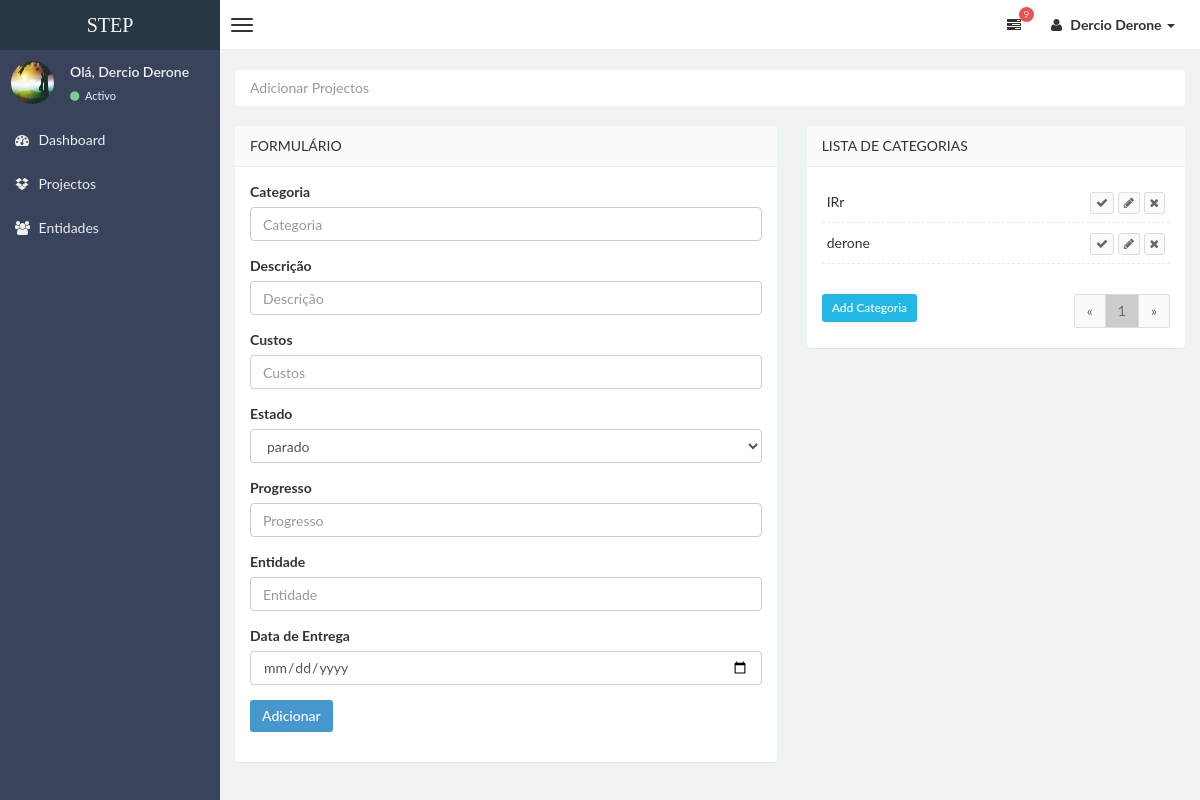
/projectos/add (signed in), run on an earlier commit of the app's database.
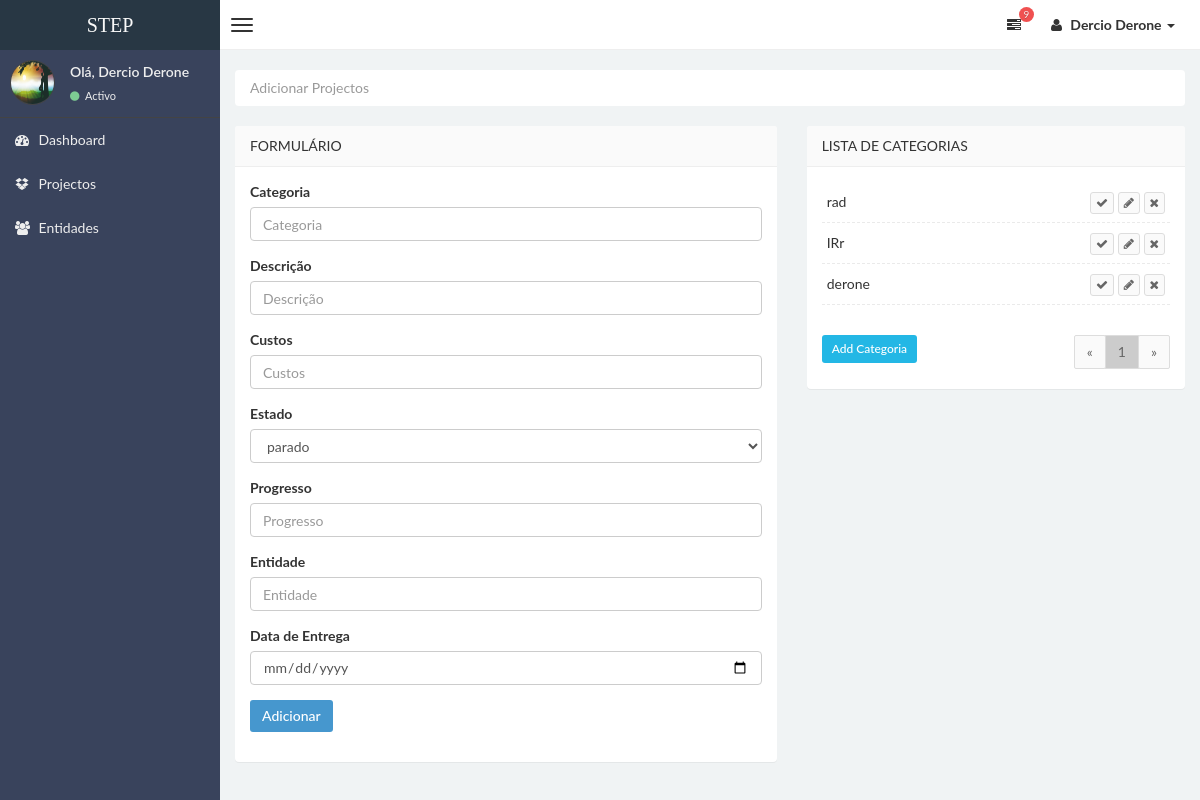
And on a later commit of the database.
### stepsite/models.py (models this page shows, shortened)
class Categorias(db.Model):
    id = db.Column(db.Integer,primary_key=True)
    nome = db.Column(db.String(50), nullable=False)
    idUser = db.Column(db.Integer, db.ForeignKey('usuarios.id'),nullable=False)
    projectos = db.relationship('Projectos', backref='categorias', lazy=True)

### stepsite/projectos/routes.py (the view, shortened to what this page needs)
@projects.route("/projectos/add",methods=['GET','POST'])
@login_required
def addprojectos():
    page = request.args.get('page',1, type=int)
    en = request.args.get('en',0, type=int)
    form = FormProjectos()
    if en is not 0:
        form.custos.data = 0
        form.progresso.data = 0
        entidade = Entidades.query.get(en)
        form.idEntidade.data = entidade.id
        form.entidade.data = entidade.nome
    per_page = 4
    result = Categorias.query.order_by(Categorias.id.desc()).filter_by(idUser=current_user.id).paginate(page=page,per_page=per_page)
    if request.method == 'POST':
        form.custos.data = request.form['custos']
        form.progresso.data = request.form['progresso']
        form.dataEntrega.data = request.form['dataEntrega']
        form.estado.data = request.form['estado']
    return render_template("addprojectos.html",title="STEP | Adicionar Projectos",result=result,form=form,en=en,curpage=page)

### stepsite/projectos/forms.py
class FormProjectos(FlaskForm):
    descricao = StringField('Descrição', validators=[DataRequired(),length(min=3,max=100,message="Só é permetido nome no intervalo de 3 a 100 dígitos.")])
    idCategoria = StringField('Id da Categoria',validators=[DataRequired()])
    idProjecto = IntegerField('Identificador')
    categoria = StringField('Categoria', validators=[DataRequired()])
    custos = DecimalField('Custos', validators=[DataRequired(message="Este campo é obrigatório.")])
    estado = StringField('estado', validators=[DataRequired()])
    progresso = IntegerField('Progresso', validators=[DataRequired(message="Este campo é obrigatório."),length(max=3,message="O progresso de um projecto vai de 0 a 100%.")])
    idEntidade = StringField('Id da Entidade',validators=[DataRequired()])
    entidade = StringField('Entidade', validators=[DataRequired()])
    dataEntrega = DateField('Data Entrega',validators=[DataRequired(message="Este campo é obrigatório.")])
    submit = SubmitField('Adicionar')

### stepsite/models.py (called while the page is built)
@login_manager.user_loader
def load_user(user_id):
    return Usuarios.query.get(int(user_id))

### stepsite/templates/addprojectos.html (shortened to what the changed rows need)
{% extends "layoutAdmin.html" %}
{% block content %}
<section class="row">
    <div class="col-md-5">
    <section class="panel tasks-widget">
      <div class="panel-body">
        <div class="task-content">
            <ul class="task-list ui-sortable" id="listaCategorias">
            {% if result: %}
                {% for item in result.items %}
                    <li>
                        <span> {{ item.nome }}</span>
                        <div class="pull-right hidden-phone">
                            <a onclick="SelectCategoria('{{item.id}}','{{item.nome}}')"><button class="btn btn-default btn-xs"><i class="fa fa-check"></i></button></a>
                            <a  onclick="AcaoCategoria('/categoria/{{item.id}}/update','Actualizar','{{item.nome}}')" href="#ModalCategoria" data-toggle="modal" data-target="#ModalCategoria"><button class="btn btn-default btn-xs"><i class="fa fa-pencil"></i></button></a>
                            <a href="#ModalConfirm" onclick="fnIdselecionado('/categoria/{{item.id}}/delete?en={{en}}&page={{curpage}}')" data-toggle="modal" data-target="#ModalConfirm"><button class="btn btn-default btn-xs"><i class="fa fa-times"></i></button></a>
                        </div>
                    </li>
                {% endfor %}
            {% endif %}
            </ul>
        </div>
            <div class="row">
                <div class="col-md-9 text-right">
                    <ul class="pagination" style="margin-top: 0px; margin-bottom: 0px;">
                    {% for numPage in result.iter_pages(left_edge=1,right_edge=1,left_current=1,right_current=2)%}
                        {% if numPage %}
                            {% if result.page == numPage %}
                                <li><a style="background-color: #ccc;" href="/projectos/add?en={{en}}&page={{numPage}}">{{ numPage }}</a></li>
                            {% else %}
                                <li><a href="/projectos/add?en={{en}}&page={{numPage}}">{{ numPage }}</a></li>
                            {% endif %}
                        {% endif %}
                    {% endfor %}
                    </ul>
                </div>
            </div>
</section>
    </div>
</section>
{% endblock content %}

What changed in the data, as far as the page shows it:
added Categorias: nome "rad"
